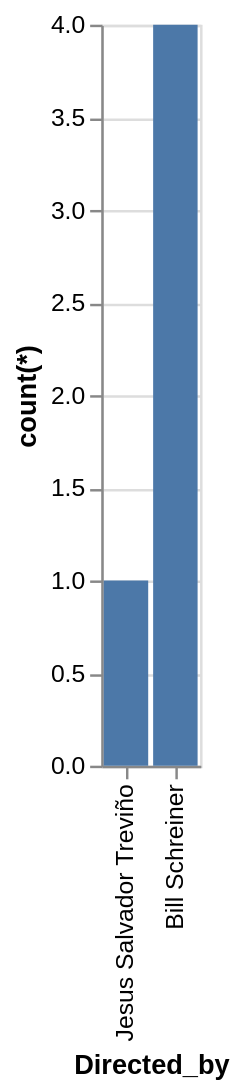

This figure's Vega-Lite source:
### Vega-Lite specification from a JSON file in a GitHub repository (floating-point values rounded to 4 significant figures)
{"data": {"values": [{"x_data": "Jesus Salvador Treviño", "y_data": 1}, {"x_data": "Bill Schreiner", "y_data": 4}]}, "mark": "bar", "encoding": {"x": {"field": "x_data", "type": "nominal", "title": "Directed_by", "sort": "descending"}, "y": {"field": "y_data", "type": "quantitative", "title": "count(*)"}}}
